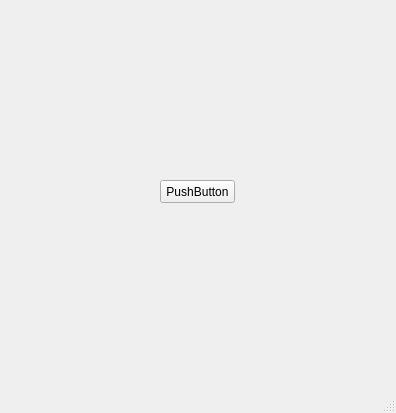
<?xml version="1.0" encoding="UTF-8"?>
<ui version="4.0">
 <class>MainWindow</class>
 <widget class="QMainWindow" name="MainWindow">
  <property name="geometry">
   <rect>
    <x>0</x>
    <y>0</y>
    <width>396</width>
    <height>413</height>
   </rect>
  </property>
  <property name="windowTitle">
   <string>MainWindow</string>
  </property>
  <widget class="QWidget" name="centralwidget">
   <widget class="QPushButton" name="pushButton">
    <property name="geometry">
     <rect>
      <x>160</x>
      <y>180</y>
      <width>75</width>
      <height>23</height>
     </rect>
    </property>
    <property name="text">
     <string>PushButton</string>
    </property>
   </widget>
  </widget>
  <widget class="QMenuBar" name="menubar">
   <property name="geometry">
    <rect>
     <x>0</x>
     <y>0</y>
     <width>396</width>
     <height>22</height>
    </rect>
   </property>
  </widget>
  <widget class="QStatusBar" name="statusbar"/>
 </widget>
 <resources/>
 <connections/>
</ui>
